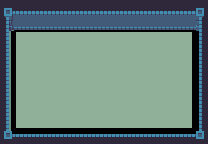

The image is a tile-based game level rendered from a .tmx file. Its description and source (layers, tilesets, objects; grid data summarised) follow:
An orthogonal 13x9 tile map with 16x16 px tiles, 1 tile layer (Tile Layer 1).

<map version="1.2" tiledversion="1.2.5" orientation="orthogonal" renderorder="right-down" width="13" height="9" tilewidth="16" tileheight="16" infinite="0" nextlayerid="2" nextobjectid="1">
 <tileset firstgid="1" source="tuiles/sheet.tsx" />
 <layer id="1" name="Tile Layer 1" width="13" height="9">
  <data>[117 cells, 117 non-empty, 12 distinct tile ids]</data>
 </layer>
</map>
